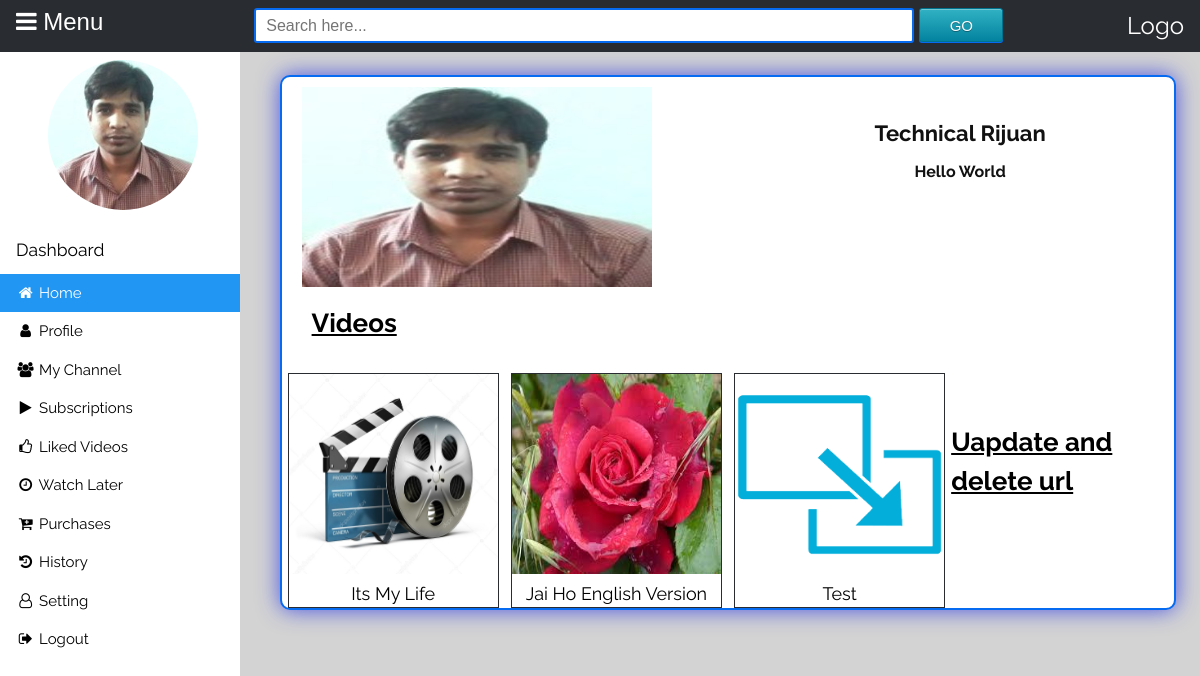
/channel/1 (signed in), run on the app's committed database.
### video/models.py (models this page shows, shortened)
class  userProfile(models.Model):
	uname=models.OneToOneField(User, on_delete=models.CASCADE)
	img=models.FileField()
	dob=models.DateField(null=True,blank=True)
	gender=models.CharField(max_length=30)
	city=models.CharField(max_length=30)
	country=models.CharField(max_length=30)

class Channel(models.Model):
	user=models.ForeignKey(User, on_delete=models.CASCADE)
	name=models.CharField(max_length=255)
	tag_line=models.CharField(max_length=255)
	img=models.FileField(upload_to='upload/img/')
	subscribe=models.IntegerField(default=0)
	pub_date=models.DateTimeField(default=datetime.now())

class Videos(models.Model):
	user=models.ForeignKey(User, on_delete=models.CASCADE)
	name=models.ForeignKey(Channel, on_delete=models.CASCADE)
	title=models.CharField(max_length=255)
	video=models.FileField(upload_to='upload/')
	img=models.FileField(upload_to='upload/img/')
	category=models.CharField(max_length=255)
	pub_date=models.DateTimeField(default=datetime.now())
	description=models.TextField(max_length=300)
	views=models.IntegerField(default=0)
	like=models.IntegerField(default=0)
	dislike=models.IntegerField(default=0)

### video/views.py (the view)
# urls.py: path('channel/<int:cid>', views.getChannel, name='channel'),
def getChannel(request, cid):
	post=userProfile.objects.filter(uname=request.user.id)
	title=Channel.objects.filter(user=request.user.id)
	form=Videos.objects.filter(name=cid)
	return render(request, 'channel.html', {'post':post, 'form':form,'title':title})

### video/templates/channel.html
{% extends 'base.html' %}
{% load static %}
{% block profile %}
<div>
{% for p in post %}
<a href="{% url 'userprofile' %}"><img src="{{ p.img.url }}" width="150" height="150" class="img-circle1"></a>
{% endfor %}
</div>
{% endblock %}
{% block content %}
<div class="channel">
	<div class="titleBox">
		{% for t in title %}
		<div class="left-box">
			<a href="#">
		<img src="{{ t.img.url }}" width="350" height="200">
		</a>
		</div>
		<div class="right-box">
			<div class="padd-top-chname">
			<label><a href="#" style="text-decoration: none; color: #111;">{{ t.name }}</a></label>
			</div>
			<div class="padd-top-tag">
				<label><a href="#" style="text-decoration: none; color: #111;">{{ t.tag_line }}</a></label>
			</div>
		</div>
		{% endfor %}
	</div>
	<div class="space">
		<label><u>Videos</u></label>
	</div>
	<div class="videos">
		{% for f in form %}
		<div class="video-box">
			<div class="video-gallery">
				<a href="{% url 'videos' vid=f.id %}">
					<img src="{{ f.img.url }}" alt="image1" width="240" height="200">
				</a>
			<div class="desc">{{ f.title}}</div>
			</div>
		</div>
		{% endfor %}
	</div>
		<div class="space">
			<label><u>Uapdate and delete url</u></label>
		</div>
</div>
<br>
<br>
{% endblock %}

### video/static/style.css (style rules this page uses)
html { box-sizing:border-box }
*,*:before,*:after { box-sizing:inherit }
html { overflow-x:hidden }
body { background-color: lightgray; padding: 0; margin:0; line-height: 1.5; font-size: 15px; }
html,body,h1,h2,h3,h4,h5 { font-family: "Raleway", sans-serif; font-weight:400; margin:10px 0; }
.desc { font-size:18px; text-align: center; }
.img-circle1 { border-radius: 150px; }
.space { padding: 30px; }
.space label { font-size: 26px; font-weight: bold; }
.padd-top-chname { margin-top: 40px; font-size: 22px; font-weight: bold; text-align: center; }
.padd-top-tag { margin-top: 10px; font-size: 16px; font-weight: bold; text-align: center; }
.channel { width: 95%; margin: auto; border: 2px solid #076bf2; background-color: #fff; border-radius: 10px; -webkit-box-shadow: 0px 0px 22px 0px rgba(37, 50, 230, 0.79); -moz-box-shadow: 0px 0px 22px 0px rgba(37, 50, 230, 0.79); box-shadow: 0px 0px 22px 0px rgba(37, 50, 230, 0.79); }
.titleBox { width: 100%; float: left; }
.channel:before, .channel:after { content: ""; clear: both; display: table; }
.titleBox:before, .titleBox:after { content: ""; clear: both; display: table; }
.left-box { float: left; width: 48%; padding-left: 20px; padding-top: 10px; padding-bottom: 10px; }
.right-box { float: right; width: 48%; }
.videos { width: 100%; padding-bottom: 20px; }
.video-box { padding: 0 6px; float: left; width: 25%; }
.video-gallery { width: 100%; border: 1px solid #292c30; }
.video-gallery img { width: 100%; }

### data on the page
userProfile: img (picture)
Channel: img (picture), name "Technical Rijuan", tag_line "Hello World"
Videos: img (picture), title "Its My Life"
Videos: img (picture), title "Jai Ho English Version"
Videos: img (picture), title "Test"
